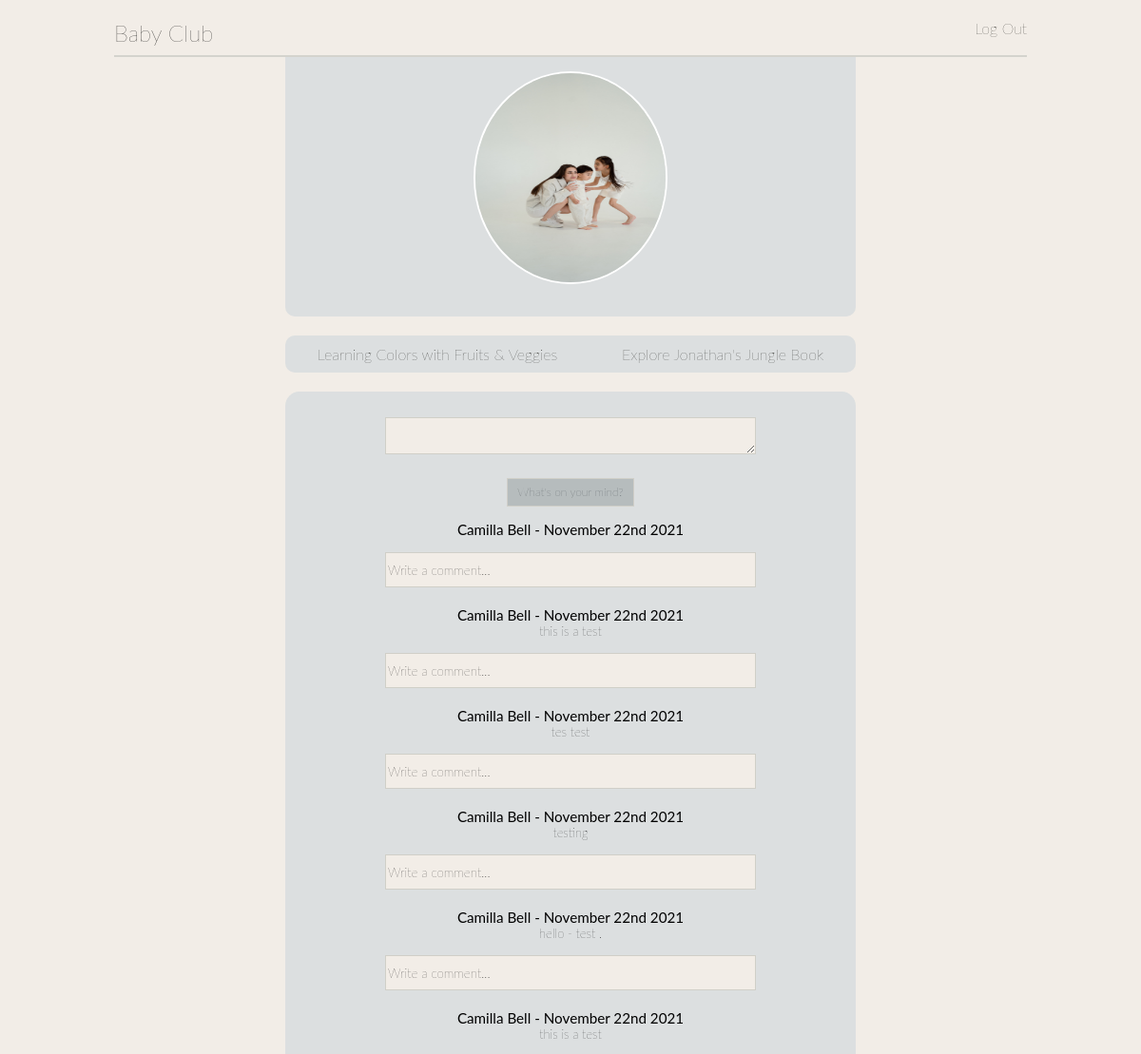
Before: /wall (upper part) with the older database file.
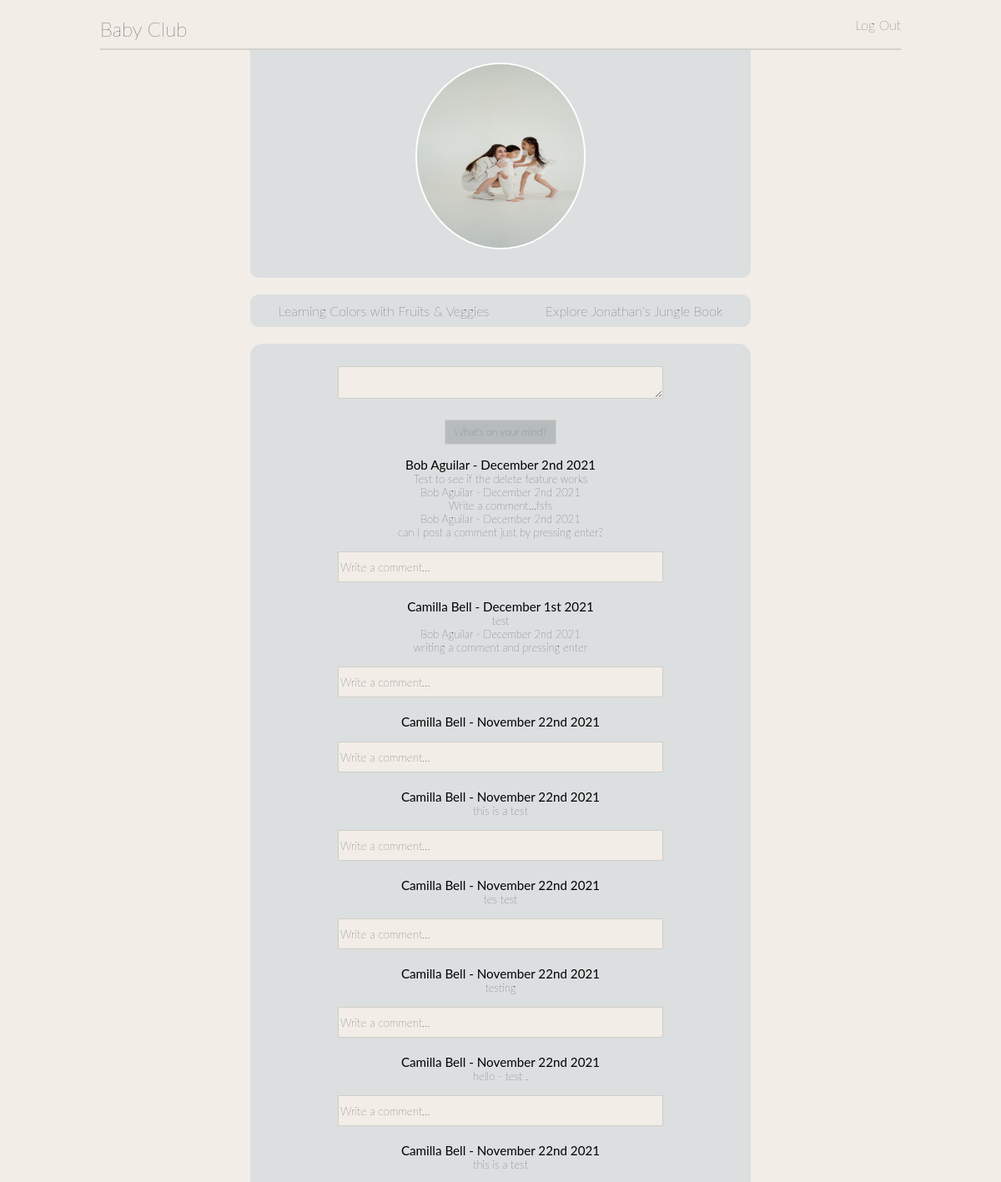
After: the same page with the newer database file.
### apps/jungle_app/models.py (models this page shows)
class Message(models.Model):
    message = models.TextField()
    messager = models.ForeignKey(User, related_name="messages_made", on_delete=models.CASCADE)
    created_at = models.DateTimeField(auto_now_add=True)
    updated_at = models.DateTimeField(auto_now=True)

class User(models.Model):
    first_name = models.CharField(max_length = 255)
    last_name = models.CharField(max_length=255)
    email = models.CharField(max_length=255)
    password = models.CharField(max_length=255)
    confirm_pw = models.CharField(max_length=255)
    created_at = models.DateTimeField(auto_now_add=True)
    updated_at = models.DateTimeField(auto_now=True)
    objects = UserManager()

class Comment(models.Model):
    comment = models.TextField()
    commentor = models.ForeignKey(User, related_name="comments_made", on_delete=models.CASCADE)
    post = models.ForeignKey(Message, related_name="post_comments", on_delete=models.CASCADE)
    created_at = models.DateTimeField(auto_now_add=True)
    updated_at = models.DateTimeField(auto_now=True)

### apps/jungle_app/views.py (the view)
# urls.py: url(r'^wall$', views.wall),
def wall(request):
    context = {
        'posts' : Message.objects.all(),
    }
    return render(request, 'jungle_app/wall.html', context)

### apps/jungle_app/templates/jungle_app/wall.html (shortened to what this page needs)
<!DOCTYPE html>
<html lang="en">
<head>
    {% load static %}
    <link rel="stylesheet" type="text/css" href="{% static 'jungle_app/css/wall.css' %}">
</head>
<body>
    <div id="container">
        <div id="header">
            <br>
            <br>
            <div id="headerboxes"><h2 id="name">Baby Club</h2></div>
            <div id=headerboxes><p style= "direction: rtl;"><a href="/logout">Log Out</a><h3></h3></div>
        </div>
   <div id="body">
            <div id="photo">
                {% load static %}
                <img src="{% static 'jungle_app/images/two_kids.jpg'%}" alt="My Image">
                <br>
            </div>
            <div id="navigation">
              <p><a href="/food">Learning Colors with Fruits & Veggies</a></p>
              <p><a href="/animals">Explore Jonathan's Jungle Book</a></p>
            </div>
             <div id="messages">
                 <div id="message_one">
                    <form action="/post" method="post">
                        <textarea id="messagebox" name="message" row="3" cols="80"></textarea>
                        <br>
                        <input id="msgbtn" type="submit" value="What's on your mind?">
                    </form>
                 </div>
                 <div id="message_one">
                    {% for post in posts reversed %}
                    <h3 id="postdetails"><b>{{post.messager.first_name}} {{post.messager.last_name}} - {{post.created_at|date:'F jS Y'}} </b></h3>
                    <p id="post">{{post.message}}</p>
                     {% for comment in post.post_comments.all %}
                     <h4 id="commentdetails">{{comment.commentor.first_name}} {{comment.commentor.last_name}} - {{comment.created_at|date:'F jS Y'}}</h4>
                     <p id="comment">{{comment.comment}} {% if comment.commentor.id == request.session.u_id %}<a href="/delcom/{{comment.id}}"><button>Delete</button></a> {% endif %}</p>
                     {% endfor %}
                 </div>
                 <div id="message_one">
                    <form action="/comment" method="post">
                        <input id ="commentbox" type="textarea" name="comment" row="3" value="Write a comment...">
                    </form>
                    {% endfor %}
                 </div>
            </div>
        </div>
        </div>
</body>
</html>

### apps/jungle_app/static/jungle_app/css/wall.css (style rules this page uses)
* { margin: 0px auto; padding: 0px auto; font-family: lato, sans-serif; font-weight: lighter; }
@media only screen and (min-width: 320px) { #container { height: 120%; width: 100%; background-color: rgb(242,237,231); font-weight: lighter; } }
@media only screen and (min-width: 320px) { #header { padding-top: 20px; height:20%; width: 80%; display: flex; border-bottom: 2px solid rgb(212,211,205); } }
@media only screen and (min-width: 320px) { #headerboxes { height: 20%; width: 50%; } }
@media only screen and (min-width: 320px) { #body { text-align: center; height: 10%; width: 50%; } }
@media only screen and (min-width: 320px) { #photo { height: 20%; width: 100%; display: flex; flex-direction: column; color: rgb(54,60,64); padding-bottom: 15px; background-color: rgb(220,223,224); border-bottom-left-radius: 10px; border-bottom-right-radius: 10px; } }
@media only screen and (min-width: 320px) { img { border-radius: 70%; border: 2px solid white; height: 220px; margin-top: 15px; width: 200px; overflow: hidden; } }
@media only screen and (min-width: 320px) { #navigation { height: 10%; width: 100%; padding: 10px 0px; margin-top: 20px; display: flex; margin-bottom: 20px; border-radius: 10px; background-color: rgb(220,223,224); } }
@media only screen and (min-width: 320px) { #messages { height: 60%; width: 100%; font-size: 13px; padding-top: 20px; margin-bottom: 20px; justify-content: center; border-radius: 15px; background-color: rgb(220,223,224); } }
@media only screen and (min-width: 320px) { #message_one { width: 80%; height: 50%; } }
@media only screen and (min-width: 320px) { #messagebox { height: 33px; width: 80%; margin: 7px; background-color: rgb(242,237,231); border: 1px solid rgb(208,207,200); } }
@media only screen and (min-width: 320px) { #postdetails { font-weight: bold; } }
@media only screen and (min-width: 320px) { #msgbtn { margin-top: 15px; margin-bottom: 15px; padding-bottom: 3px; } }
@media only screen and (min-width: 320px) { input[type=submit], select { width: 28%; height: 30px; font-size: 12px; color: rgb(54,60,64); text-align: center; vertical-align: middle; background-color: rgb(182, 188, 189); border: 1px solid rgb(208,207,200); } }
@media only screen and (min-width: 320px) { #commentbox { height: 33px; width: 80%; margin-top: 15px; margin-bottom: 20px; background-color: rgb(242,237,231); border: 1px solid rgb(208,207,200); } }
@media only screen and (min-width: 320px) { a:link { text-decoration: none; color: rgb(7, 7, 0); } }

Changed rows visible on the page:
added Message: messager.first_name "Bob", messager.last_name "Aguilar", created_at "December 2nd 2021", message "Test to see if the delete feature works"
added Comment: commentor.first_name "Bob", commentor.last_name "Aguilar", created_at "December 2nd 2021", comment "Write a comment...fsfs"
added Comment: commentor.first_name "Bob", commentor.last_name "Aguilar", created_at "December 2nd 2021", comment "can I post a comment just by pressing enter?"
added Message: messager.first_name "Camilla", messager.last_name "Bell", created_at "December 1st 2021", message "test"
added Comment: commentor.first_name "Bob", commentor.last_name "Aguilar", created_at "December 2nd 2021", comment "writing a comment and pressing enter", shown under "Camilla"
